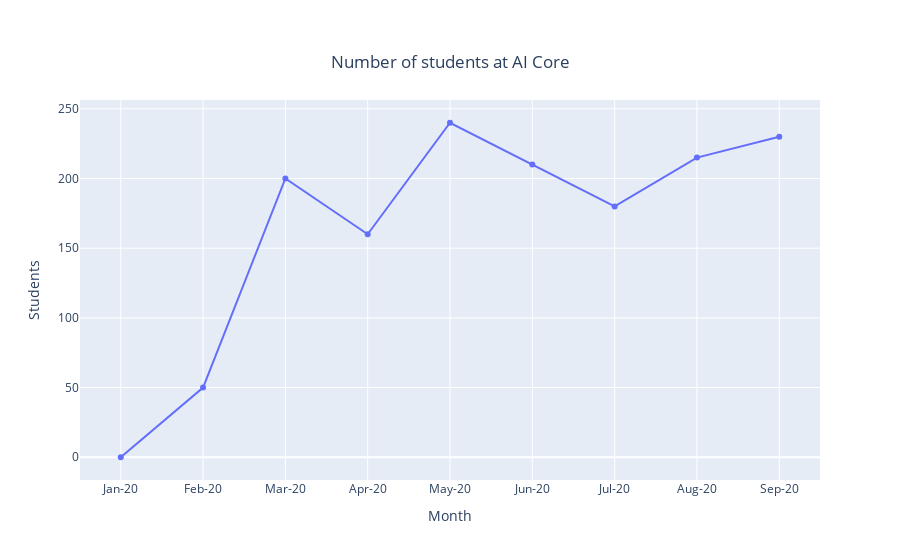

The cell this chart's notebook holds for it:
### Code cell
# Plot of the toy time series (make sure you've run previous cell)
fig = px.line(aicore_df, x = 'Month', y = 'Students', title='Number of students at AI Core')
fig.update_traces(mode='markers+lines')
fig.update_layout(title={'text': "Number of students at AI Core",'y':0.9,'x':0.5,'xanchor': 'center','yanchor': 'top'})
fig.show()

### Figure 1 — Plotly figure (JSON) as saved in the notebook; plotly's stock layout.template omitted (floating-point values rounded to 4 significant figures)
{"data": [{"hovertemplate": "Month=%{x}<br>Students=%{y}<extra></extra>", "legendgroup": "", "line": {"color": "#636efa", "dash": "solid"}, "mode": "markers+lines", "name": "", "orientation": "v", "showlegend": false, "type": "scatter", "x": ["Jan-20", "Feb-20", "Mar-20", "Apr-20", "May-20", "Jun-20", "Jul-20", "Aug-20", "Sep-20"], "xaxis": "x", "y": [0, 50, 200, 160, 240, 210, 180, 215, 230], "yaxis": "y"}], "layout": {"legend": {"tracegroupgap": 0}, "title": {"text": "Number of students at AI Core", "x": 0.5, "xanchor": "center", "y": 0.9, "yanchor": "top"}, "xaxis": {"anchor": "y", "domain": [0, 1], "title": {"text": "Month"}}, "yaxis": {"anchor": "x", "domain": [0, 1], "title": {"text": "Students"}}}}
